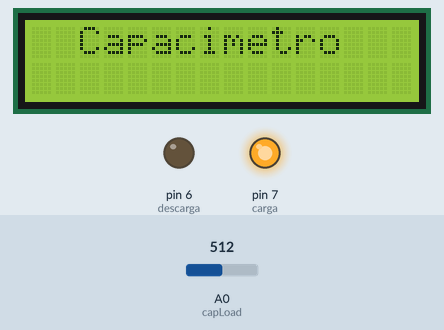
The sketch below on a simulated Arduino Uno, built with avr-gcc and run on an emulated ATmega328P. Shown: 16×2 character LCD, output pins drawn as LEDs (lit = HIGH). Inputs (shaded band) come from the test bench; at power-on: A0 (capLoad) = 512. What the sketch prints to the serial monitor is not drawn.

Above: at 1.2 s.
1.3 s: A0 (capLoad) set to 629
2.8 s: A0 (capLoad) set to 654
At 4.0 s:
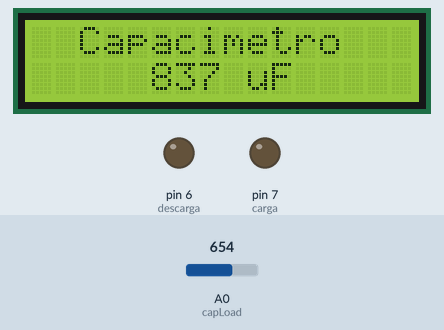
4.3 s: A0 (capLoad) set to 0
At 5.0 s:
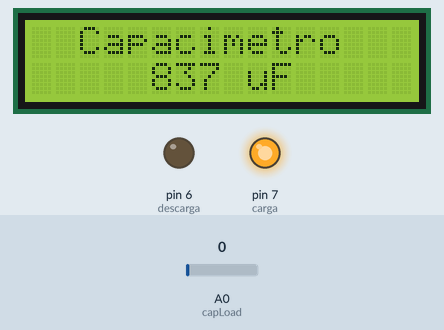
Timing chart, 0 to 7.3 s (numbered marks = the images above; inputs shaded):
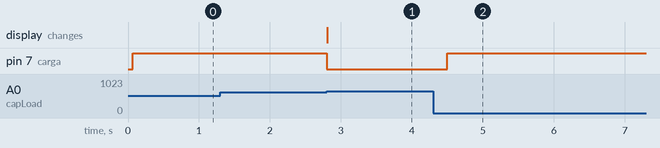

The sketch:

meu_cap.ino
```cpp
#include <LiquidCrystal.h> //inclui biblioteca lcd

#define carga         7          // Digital 11 vai carregar o capacitor
#define descarga      6          // Digital 10 vai descarregar o capacitor
#define resistor       3266.0F    // Resistor de carga utilizado no projeto, valores mais baixo
#define capLoad        A0         // medida de tensão (carga no capacitor) no pino analógico 0

// ---  LCD ---
LiquidCrystal disp(13,  //RS no digital 13
                   12,  //EN no digital 12
                   11,  //D4 no digital 11
                   10,  //D5 no digital 10
                    9,  //D6 no digital  9
                    8); //D7 no digital  8

unsigned long Time01;             // Tempo inicial
unsigned long Time02;             // Tempo transcorrido
float microFarads;                // Armazena o valor da capacitância em µF
float nanoFarads;                 // Armazana o valor da capacitância em nF
float valorSerial = 0;                // Armazena o valor pra saída serial

// ------------------------------------------------ SETUP ---
void setup()
{
    Serial.begin(9600);
      Serial.println(" CAPACIMETRO");
    pinMode(carga, OUTPUT);         //Configura pino de carga como saída digital

    digitalWrite(carga, LOW);       //Inicializa pino de carga

    disp.begin(16, 2);              //Display lcd 16 x 2
    disp.setCursor(2,0);            //Posiciona cursor na coluna 3, linha 1
    disp.print("Capacimetro");      //Escreve no display


} //end setup

// ----------------------------------------------- Loop Infinito ---
void loop()
{

  digitalWrite(carga, HIGH);              //Saída de carga em nível alto (carrega o capacitor com a tensão de alimentação do Arduino)
  Time01 = millis();                       //Armazena a contagem de programa em mili segundos em Time01
  while(analogRead(capLoad) < 647){ }      // Aguarda até atingir 63,2% da tensão da fonte

  Time02 = millis() - Time01;              // Calcula o tempo transcorrido
  microFarads = ((float)Time02 / resistor) * 1000;     // Calcula a Capacitância em Micro Farads
  if (microFarads > 1)                //Capacitância maior que 1uF?
  {                                   //Sim...
    disp.setCursor(5,1);              //Posiciona cursor na coluna 6, linha 2
    disp.print((long)microFarads);    //Imprime valor atual da capacitância em uF
    disp.print(" uF");                //Imprime "uF"
    if (valorSerial != (long)microFarads){
      Serial.print((long)microFarads);
      Serial.println(F( "uF"));
      valorSerial = ((long)microFarads);
    }

  } //end if
  else
  {
    nanoFarads = microFarads * 1000.0;      // Converte uF para nF
    disp.setCursor(5,1);              //Posiciona cursor na coluna 6, linha 2
    disp.print((long)nanoFarads);     //Imprime valor atual da capacitância em nF
    disp.print(" nF");                //Imprime "nF"
    if (valorSerial != (long)nanoFarads){
      Serial.print((long)nanoFarads);
      Serial.println(F(" nF"));
      valorSerial = ((long)nanoFarads);
    }

  } //end else
  digitalWrite(carga, LOW);                //Pino de carga fica em nível baixo
  pinMode(descarga, OUTPUT);               //Pino de descarga configurado temporariamente como saída
  digitalWrite(descarga, LOW);             //Pino de descarga em nível baixo (descarrega o capacitor)
  while(analogRead(capLoad) > 0){ }         //Aguarda até que a tensão no capacitor chegue a zero
  pinMode(descarga, INPUT);                //Pino de descarga volta a ser entrada para maior impedancia
  delay(200);                               //atualização das leituras

} //end loop
```

Measured:
- the behaviour switches between 646 and 647 on A0 (capLoad) (found by bisection; images 0 and 1)
- after the input at 1.3 s, every drawn part: stays the same
- after the input at 2.8 s, pin 7 (carga): HIGH → LOW at once; the display: changes at once (image 1)
- after the input at 4.3 s, pin 7 (carga): LOW → HIGH after 0.20 s
